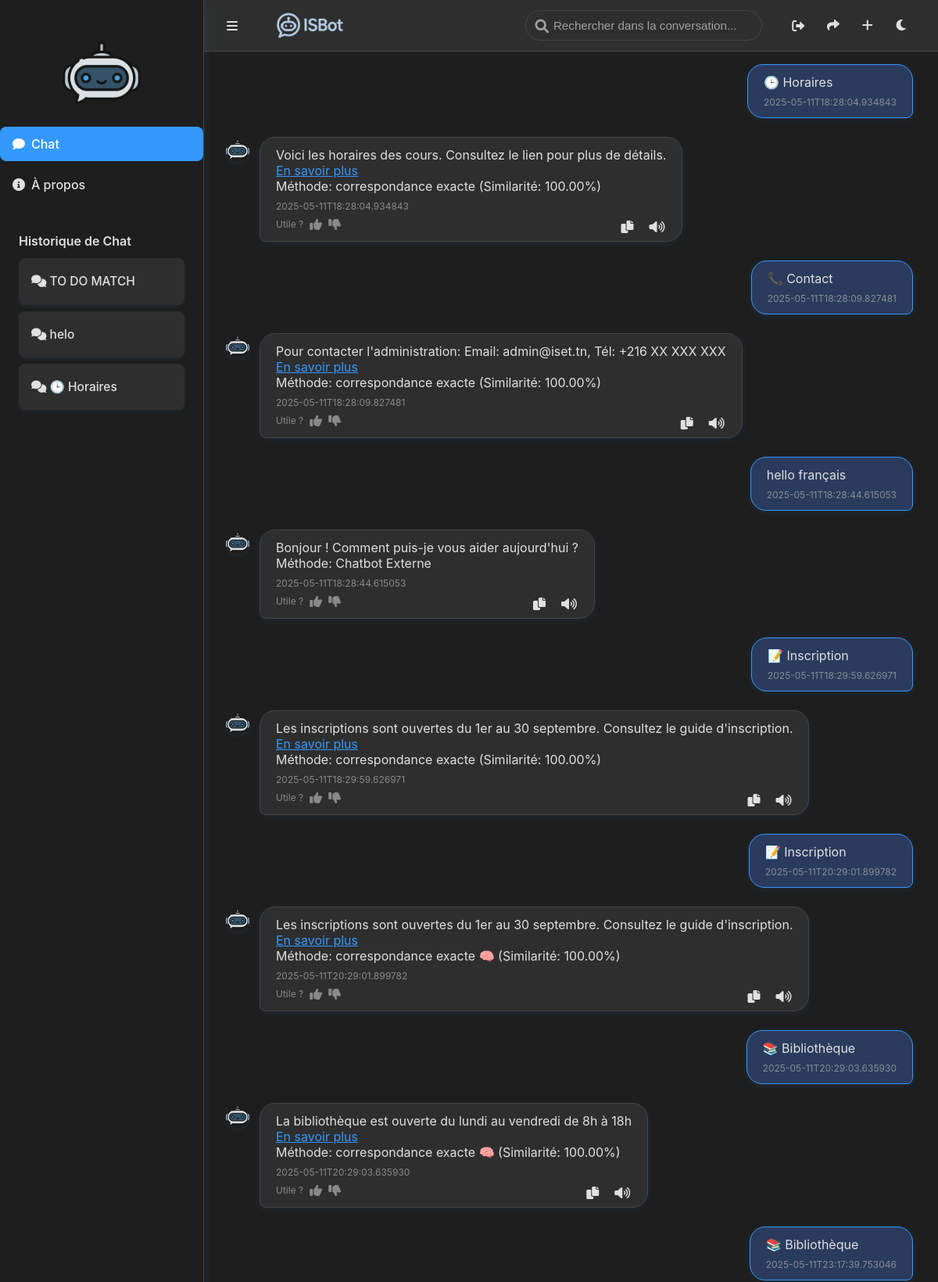
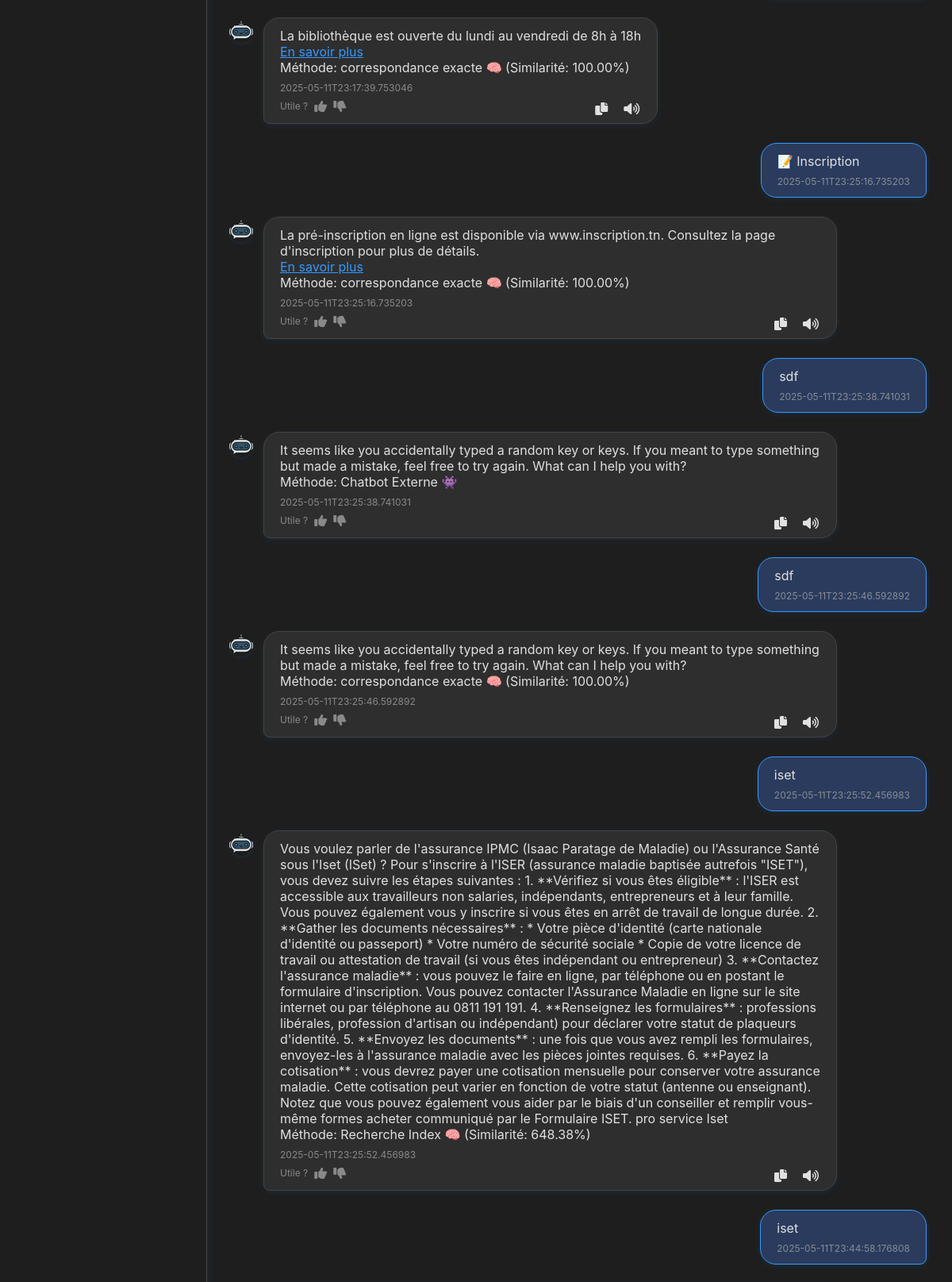
Screenshot of / (signed in, upper part) with the database file from the repository (2 pictures, top to bottom).
### chatbot/database.py (models this page shows)
class ChatMessage(db.Model):
    id = db.Column(db.Integer, primary_key=True)
    session_id = db.Column(db.Integer, db.ForeignKey('chat_session.id', ondelete='CASCADE'), nullable=False)
    user_message = db.Column(db.Text, nullable=False)
    bot_response = db.Column(db.Text, nullable=False)
    timestamp = db.Column(db.String(50), nullable=False)

### app.py (the view, shortened to what this page needs)
@app.route('/', methods=['GET', 'POST'])
def chat():
    if not current_user.is_authenticated:
        return render_template('chat.html', chat_history=[], session_id=None)
    session_id = request.args.get('session_id')
    if session_id:
        current_session = ChatSession.query.filter_by(id=int(session_id), user_id=current_user.id).first()
    else:
        current_session = ChatSession.query.filter_by(user_id=current_user.id).order_by(ChatSession.id.desc()).first()
    chat_history = current_session.messages if current_session else []
    processed_history = []
    for msg in chat_history:
        try:
            processed_msg = {
                'user_message': msg.user_message,
                'bot_response': json.loads(msg.bot_response),
                'timestamp': msg.timestamp
            }
            processed_history.append(processed_msg)
        except json.JSONDecodeError as e:
            logger.error(f"Error parsing bot_response for message ID {msg.id}: {e}")
            continue
    return render_template('chat.html', chat_history=processed_history, session_id=current_session.id if current_session else None)

### app.py (called while the page is built)
@login_manager.user_loader
def load_user(user_id):
    return User.query.get(int(user_id))

### templates/chat.html (shortened to what this page needs)
{% extends "base.html" %}
{% block content %}
{% if current_user.is_authenticated %}
<div class="chat-box" id="chat-box">
  {% for msg in chat_history %}
  <div class="chat-message user" data-message="{{ msg.user_message | lower }}">
    <div class="chat-bubble">
      {{ msg.user_message | safe }}
      <div class="timestamp">{{ msg.timestamp | default('Maintenant') }}</div>
    </div>
  </div>
  <div class="chat-message assistant" data-message="{{ msg.bot_response.answer | lower }}">
    <img
      src="{{ url_for('static', filename='assistant-avatar.png') }}"
      alt="Assistant"
      class="avatar"
    />
    <div class="chat-bubble">
      {{ msg.bot_response.answer | safe }}
      {% if msg.bot_response.url %}
      <div class="mt-2">
        <a
          href="{{ msg.bot_response.url }}"
          target="_blank"
          class="text-blue-500 hover:underline"
        >En savoir plus</a>
      </div>
      {% endif %}
      {% if msg.bot_response.method %}
      <div class="text-xs mt-2 opacity-70">
        Méthode: {{ msg.bot_response.method }}
        {% if msg.bot_response.similarity %}
        (Similarité: {{ "%.2f"|format(msg.bot_response.similarity * 100) }}%)
        {% endif %}
      </div>
      {% endif %}
      <div class="timestamp">
        {{ msg.timestamp | default('Maintenant') }}
      </div>
      <div class="feedback">
        Utile ?
        <span
          onclick="rateResponse(this, true)"
          data-question="{{ msg.user_message | escape }}"
          data-response="{{ msg.bot_response.answer | escape }}"
          class="text-green-500 cursor-pointer"
        ><i class="shortcut-icon fas fa-thumbs-up"></i></span>
        <span
          onclick="rateResponse(this, false)"
          data-question="{{ msg.user_message | escape }}"
          data-response="{{ msg.bot_response.answer | escape }}"
          class="text-red-500 cursor-pointer"
        ><i class="shortcut-icon fas fa-thumbs-down"></i></span>
      </div>
      <div class="bubble-actions" style="position: absolute; bottom: 0.5rem; right: 1rem; display: flex; gap: 0.5rem;">
        <button
          class="copy-btn"
          style="position: static; opacity: 1;"
          onclick="copyText(this)"
          data-text="{{ msg.bot_response.answer | escape }}"
          title="Copier la réponse"
        >
          <i class="shortcut-icon fas fa-copy"></i>
        </button>
        <button
          class="copy-btn"
          style="position: static; opacity: 1;"
          onclick="speakText(this)"
          data-text="{{ msg.bot_response.answer | escape }}"
          title="Écouter la réponse"
        >
          <i class="shortcut-icon fas fa-volume-up"></i>
        </button>
      </div>
    </div>
  </div>
  {% endfor %}
</div>
{% endif %}
{% endblock %}

### templates/base.html (shortened to what this page needs)
<!DOCTYPE html>
<html lang="fr" data-theme="dark">
<head>
  <link rel="stylesheet" href="https://cdnjs.cloudflare.com/ajax/libs/font-awesome/6.0.0/css/all.min.css" />
  <link rel="stylesheet" href="{{ url_for('static', filename='style.css') }}">
</head>
<body>
  <div class="container">
    <aside class="sidebar">
      <div style="display: flex; flex-direction: column; align-items: center; justify-content: flex-start;">
        <img src="{{ url_for('static', filename='assistant-avatar.PNG') }}" alt="ISBot Logo" class="sidebar-logo" style="height: 70px; width: auto; margin: 1.2rem 0 1.2rem 0; display: block;" />
      </div>
      <nav class="sidebar-nav">
        <a href="/" class="{% if request.path == '/' %}active{% endif %}"><i class="shortcut-icon fas fa-comment"></i> Chat</a>
        <a href="/about" class="{% if request.path == '/about' %}active{% endif %}"><i class="shortcut-icon fas fa-info-circle"></i> À propos</a>
      </nav>
      {% if current_user.is_authenticated %}
      <h3 class="sidebar-history-title" style="padding: 0 1.5rem; margin-top: 2rem; margin-bottom: 0.75rem; font-size: 1rem; font-weight: 600; color: var(--text-color);">Historique de Chat</h3>
      <div class="sidebar-history">
        <div id="chat-history"></div>
      </div>
      {% endif %}
    </aside>
    <main class="main-content">
      <header class="top-bar" style="padding-left: 0; display: flex; align-items: center;">
        <div style="display: flex; align-items: center; gap: 1.2rem; margin-left: 1.5rem;">
          <button class="sidebar-toggle" aria-label="Toggle sidebar"><i class="shortcut-icon fas fa-bars"></i></button>
          <img src="{{ url_for('static', filename='logoX.PNG') }}" alt="ISBot Logo" style="height: 100px; width: auto; display: block;" />
        </div>
        <div class="top-bar-controls" style="display: flex; align-items: center; gap: 1rem; margin-left: auto;">
          {% if current_user.is_authenticated %}
          <a href="{{ url_for('logout') }}" class="icon-btn" aria-label="Logout"><i class="shortcut-icon fas fa-sign-out-alt"></i></a>
          <button id="share-chat-icon" class="icon-btn" aria-label="Share chat"><i class="shortcut-icon fas fa-share"></i></button>
          <button id="new-chat-icon" class="icon-btn" aria-label="New chat"><i class="shortcut-icon fas fa-plus"></i></button>
          {% else %}
          <a href="{{ url_for('login') }}" class="icon-btn" aria-label="Login"><i class="shortcut-icon fas fa-sign-in-alt"></i></a>
          {% endif %}
          <button class="theme-toggle" aria-label="Toggle theme"></button>
        </div>
      </header>
      <section class="chat-wrapper">
        {% block content %}{% endblock %}
      </section>
    </main>
  </div>
</body>
</html>

### rows the page displays
ChatMessage: user_message "🕒 Horaires", timestamp "2025-05-11T18:28:04.934843", bot_response.answer "Voici les horaires des cours. Consultez le lien pour plus de détails.", bot_response.method "correspondance exacte", bot_response "100.00"
ChatMessage: user_message "📞 Contact", timestamp "2025-05-11T18:28:09.827481", bot_response.answer "Pour contacter l'administration: Email: admin@iset.tn, Tél: +216 XX XXX XXX", bot_response.method "correspondance exacte", bot_response "100.00"
ChatMessage: user_message "hello français", timestamp "2025-05-11T18:28:44.615053", bot_response.answer "Bonjour ! Comment puis-je vous aider aujourd'hui ?", bot_response.method "Chatbot Externe"
ChatMessage: user_message "📝 Inscription", timestamp "2025-05-11T18:29:59.626971", bot_response.answer "Les inscriptions sont ouvertes du 1er au 30 septembre. Consultez le guide d'inscription.", bot_response.method "correspondance exacte", bot_response "100.00"
ChatMessage: user_message "📝 Inscription", timestamp "2025-05-11T20:29:01.899782", bot_response.answer "Les inscriptions sont ouvertes du 1er au 30 septembre. Consultez le guide d'inscription.", bot_response.method "correspondance exacte 🧠", bot_response "100.00"
ChatMessage: user_message "📚 Bibliothèque", timestamp "2025-05-11T20:29:03.635930", bot_response.answer "La bibliothèque est ouverte du lundi au vendredi de 8h à 18h", bot_response.method "correspondance exacte 🧠", bot_response "100.00"
ChatMessage: user_message "📚 Bibliothèque", timestamp "2025-05-11T23:17:39.753046", bot_response.answer "La bibliothèque est ouverte du lundi au vendredi de 8h à 18h", bot_response.method "correspondance exacte 🧠", bot_response "100.00"
ChatMessage: user_message "📝 Inscription", timestamp "2025-05-11T23:25:16.735203", bot_response.answer "La pré-inscription en ligne est disponible via www.inscription.tn. Consultez la page d'inscription pour plus de détails.", bot_response.method "correspondance exacte 🧠", bot_response "100.00"
ChatMessage: user_message "sdf", timestamp "2025-05-11T23:25:38.741031", bot_response.answer "It seems like you accidentally typed a random key or keys. If you meant to type something but made a mistake, feel free to try again. What can I help you with?", bot_response.method "Chatbot Externe 👾"
ChatMessage: user_message "sdf", timestamp "2025-05-11T23:25:46.592892", bot_response.answer "It seems like you accidentally typed a random key or keys. If you meant to type something but made a mistake, feel free to try again. What can I help you with?", bot_response.method "correspondance exacte 🧠", bot_response "100.00"
ChatMessage: user_message "iset", timestamp "2025-05-11T23:25:52.456983", bot_response.answer "Vous voulez parler de l'assurance IPMC (Isaac Paratage de Maladie) ou l'Assurance Santé sous l'Iset (ISet) ? Pour s'inscrire à l'ISER (assurance maladie baptisée autrefois \"ISET\"), vous devez suivre les étapes suivantes : 1. **Vérifiez si vous êtes éligible** : l'ISER est accessible aux travailleurs non salaries, indépendants, entrepreneurs et à leur famille. Vous pouvez également vous y inscrire si vous êtes en arrêt de travail de longue durée. 2. **Gather les documents nécessaires** : * Votre pièce d'identité (carte nationale d'identité ou passeport) * Votre numéro de sécurité sociale * Copie de votre licence de travail ou attestation de travail (si vous êtes indépendant ou entrepreneur)…", bot_response.method "Recherche Index 🧠", bot_response "648.38"
ChatMessage: user_message "iset", timestamp "2025-05-11T23:44:58.176808"
